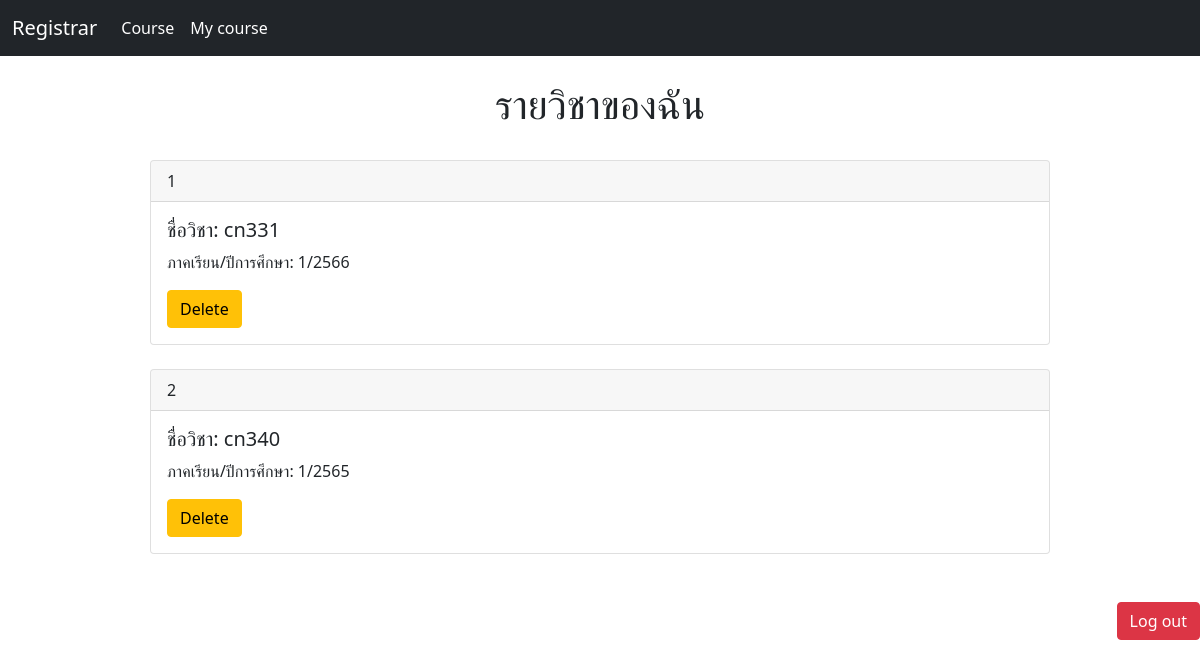
Before: /listquota/ (signed in) with the older database file.
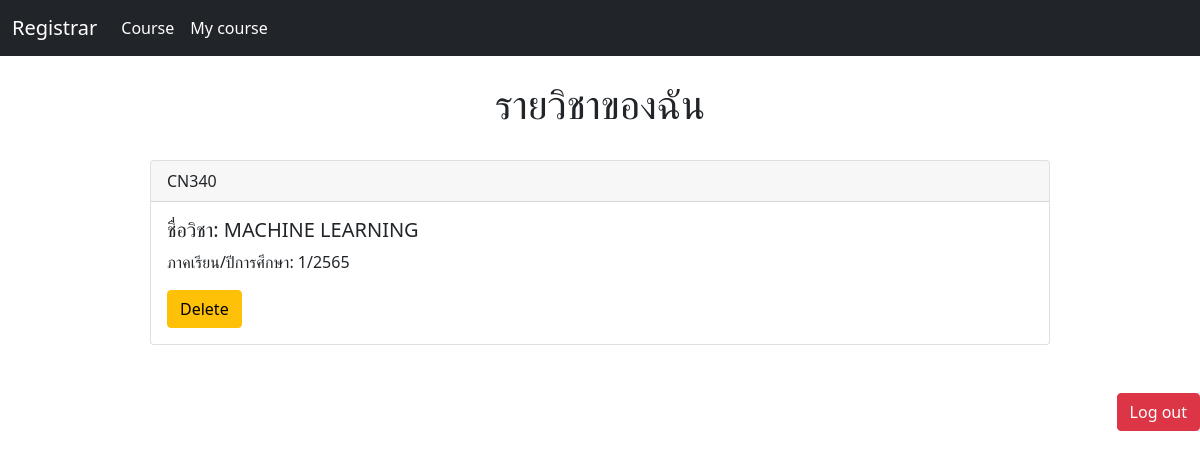
After: the same page with the newer database file.
### Register/models.py (models this page shows, shortened)
class Subject(models.Model):
    course = models.CharField(max_length=128)
    id_course = models.CharField(max_length=128)
    Semester = models.CharField(max_length=64)
    Year = models.IntegerField()
    quota = models.IntegerField(default=50)
    max_quota = models.PositiveIntegerField(default=50)
    is_open = models.BooleanField(default=True)
    students = models.ManyToManyField(Student, blank=True, related_name="Subject")

### Register/views.py (the view)
# urls.py: path('listquota/', views.quotalist, name='quotalist'),
def quotalist(request):
    all_courses = Subject.objects.all()
    user = request.user
    student = Student.objects.get(user = user)
    enrolled_courses = Subject.objects.filter(students = student)
    return render(request, 'Register/listquota.html', {
        "enrolled_courses": enrolled_courses,
        'user': user
    })

### Register/Templates/Register/listquota.html (shortened to what this page needs)
{% extends "Register/base.html" %}
{% block body %}
<br>
    <div class="center">
        <h1>รายวิชาของฉัน</h1>
    </div>
<br>
    <div class="row g-0">
        {%for i in enrolled_courses%}
        <div class="container">
            <div class="card w-75 mx-auto">
                <div class="card-header">
                    {{i.id_course}}
                </div>
                <div class="card-body">
                  <h5 class="card-title">ชื่อวิชา: {{i.course}} </h5>
                  <p class="card-text">ภาคเรียน/ปีการศึกษา: {{i.Semester}}/{{i.Year}}</p>
                    <form method = "post" action = "{% url 'delete' i.id %}">
                            <div class="col-6 col-md-4">
                                <button type="submit" class="btn btn-warning">Delete</button>
                            </div>
                    </form>
                 </div>
            </div>
            <br>
        </div>
        {% endfor %}
    </div>
{% endblock %}

Changed rows visible on the page:
no longer on this page (row edited): Subject: id_course "1", course "cn331", Semester "1", Year "2566"
changed Subject: id_course "2" → "CN340"; course "cn340" → "MACHINE LEARNING"
